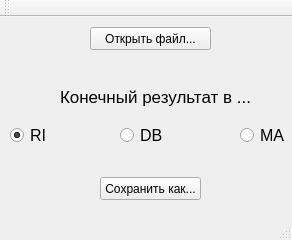
<?xml version="1.0" encoding="UTF-8"?>
<ui version="4.0">
 <class>MainWindow</class>
 <widget class="QMainWindow" name="MainWindow">
  <property name="geometry">
   <rect>
    <x>0</x>
    <y>0</y>
    <width>292</width>
    <height>240</height>
   </rect>
  </property>
  <property name="windowTitle">
   <string>MainWindow</string>
  </property>
  <widget class="QWidget" name="centralWidget">
   <widget class="QPushButton" name="openFile">
    <property name="geometry">
     <rect>
      <x>90</x>
      <y>10</y>
      <width>121</width>
      <height>23</height>
     </rect>
    </property>
    <property name="text">
     <string>Открыть файл...</string>
    </property>
   </widget>
   <widget class="QPushButton" name="saveAs">
    <property name="geometry">
     <rect>
      <x>100</x>
      <y>160</y>
      <width>101</width>
      <height>23</height>
     </rect>
    </property>
    <property name="text">
     <string>Сохранить как...</string>
    </property>
   </widget>
   <widget class="QRadioButton" name="RI">
    <property name="geometry">
     <rect>
      <x>10</x>
      <y>110</y>
      <width>82</width>
      <height>17</height>
     </rect>
    </property>
    <property name="font">
     <font>
      <pointsize>12</pointsize>
     </font>
    </property>
    <property name="text">
     <string>RI</string>
    </property>
    <property name="checked">
     <bool>true</bool>
    </property>
   </widget>
   <widget class="QRadioButton" name="DB">
    <property name="geometry">
     <rect>
      <x>120</x>
      <y>110</y>
      <width>82</width>
      <height>17</height>
     </rect>
    </property>
    <property name="font">
     <font>
      <pointsize>12</pointsize>
     </font>
    </property>
    <property name="text">
     <string>DB</string>
    </property>
   </widget>
   <widget class="QRadioButton" name="MA">
    <property name="enabled">
     <bool>true</bool>
    </property>
    <property name="geometry">
     <rect>
      <x>240</x>
      <y>110</y>
      <width>82</width>
      <height>17</height>
     </rect>
    </property>
    <property name="font">
     <font>
      <pointsize>12</pointsize>
     </font>
    </property>
    <property name="text">
     <string>MA</string>
    </property>
   </widget>
   <widget class="QLabel" name="label">
    <property name="geometry">
     <rect>
      <x>60</x>
      <y>70</y>
      <width>201</width>
      <height>20</height>
     </rect>
    </property>
    <property name="font">
     <font>
      <pointsize>13</pointsize>
     </font>
    </property>
    <property name="text">
     <string>Конечный результат в ...</string>
    </property>
   </widget>
  </widget>
  <widget class="QMenuBar" name="menuBar">
   <property name="geometry">
    <rect>
     <x>0</x>
     <y>0</y>
     <width>292</width>
     <height>21</height>
    </rect>
   </property>
  </widget>
  <widget class="QToolBar" name="mainToolBar">
   <attribute name="toolBarArea">
    <enum>TopToolBarArea</enum>
   </attribute>
   <attribute name="toolBarBreak">
    <bool>false</bool>
   </attribute>
  </widget>
  <widget class="QStatusBar" name="statusBar"/>
 </widget>
 <layoutdefault spacing="6" margin="11"/>
 <resources/>
 <connections/>
</ui>
